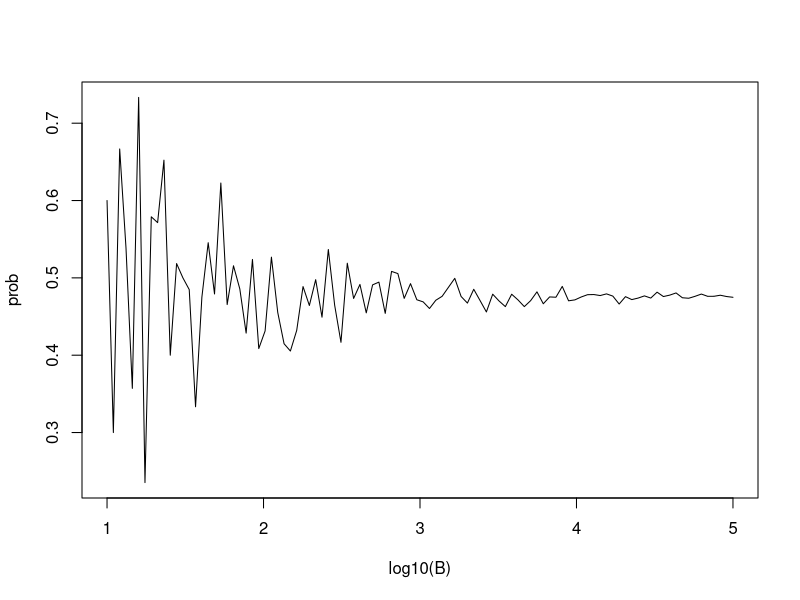

Source code (R):
B <- 10^seq(1, 5, len = 100)    # defines vector of many B values
compute_prob <- function(B, n = 22){    # function to run Monte Carlo simulation with each B
	same_day <- replicate(B, {
    	bdays <- sample(1:365, n, replace = TRUE)
        any(duplicated(bdays))
    })
    mean(same_day)
}

prob <- sapply(B, compute_prob)    # apply compute_prob to many values of B
plot(log10(B), prob, type = "l")    # plot a line graph of estimates 